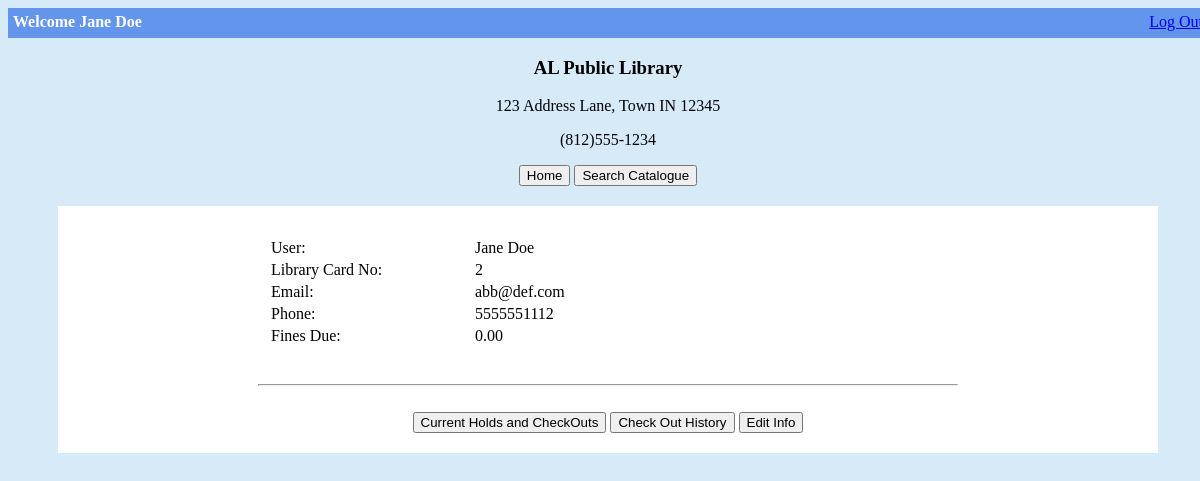
The app's page /webAppFiles/userInfo.php (signed in) with its own data.
### tables this page shows
CREATE TABLE `user` (
  `cardNo` int(6) NOT NULL,
  `firstName` varchar(30) NOT NULL,
  `lastName` varchar(30) NOT NULL,
  `phone` varchar(10) DEFAULT NULL,
  `email` varchar(30) DEFAULT NULL,
  `balance` decimal(6,2) DEFAULT '0.00',
  `password` varchar(20) DEFAULT NULL
);

### webAppFiles/userInfo.php (the view, shortened to what this page needs)
<!DOCTYPE html>
<html>
<head>
	</head>
<body>
	<div id="header">
		<div style = "float: left; margin: 5px;"><b>Welcome <?php echo htmlspecialchars($_SESSION['name']);?></b></div>
		<div style = "float: right; margin: 5px;"><a href="logout.php">Log Out</a></div>
	</div>
	<div id="container">
	<center>
		<h3>AL Public Library</h3>
		<p>123 Address Lane, Town IN 12345</p>
		<p>(812)555-1234</p>
		<button onclick ="location.href = '/libraryHome.php';">Home</button>
    	<button onclick = "location.href = '/searchCatalogue.php';">Search Catalogue</button>
	</center>
	<div id="mainInfo">
		<table style = "padding: 10px;">
			<tr>
				<td>User: </td>
				<td><?php
					echo htmlspecialchars($_SESSION['name']);
				?>
				</td>
			</tr>
			<tr>
				<td>Library Card No:</td>
				<td><?php
				echo htmlspecialchars($_SESSION['cardNo']);
				?></td>
			</tr>
			<tr>
				<td>Email:</td>
				<td><?php
				$con = mysqli_connect("localhost", "user", "password", "al_library_db");
				$sql = "SELECT email FROM user WHERE cardNo = " . $_SESSION['cardNo'];
				$result = mysqli_query($con, $sql);
				if($result == false){
				echo"Error: ".$con->error;
				}else{
				while($row = mysqli_fetch_array($result)){
					echo $row['email'];}
					}
				?></td>
			</tr>
			<tr>
				<td>Phone: </td>
				<td><?php
				$con = mysqli_connect("localhost", "user", "password", "al_library_db");
				$sql = "SELECT phone FROM user WHERE cardNo = " . $_SESSION['cardNo'];
				$result = mysqli_query($con, $sql);
				if($result == false){
				echo"Error: ".$con->error;
				}else{
				while($row = mysqli_fetch_array($result)){
					echo $row['phone'];}
					}
				?></td>
			</tr>
			<tr>
				<td>Fines Due:</td>
				<td><?php
				$con = mysqli_connect("localhost", "user", "password", "al_library_db");
				$sql = "SELECT balance FROM user WHERE cardNo = " . $_SESSION['cardNo'];
				$result = mysqli_query($con, $sql);
				if($result == false){
				echo"Error: ".$con->error;
				}else{
				while($row = mysqli_fetch_array($result)){
					echo $row['balance'];}
					}
				?></td>
			</tr>
		</table>
		<br/>
		<hr/>
		<br/>
		<form>
			<center>
			<button type = "button" onclick = "location.href = '/current.php'">Current Holds and CheckOuts</button>
			<button type = "button" onclick = "location.href = '/history.php'">Check Out History</button>
			<button type = "button" onclick = "location.href = 'editUser.php'">Edit Info</button>
			</center>
		</form>
	</div>
	</div>
</body>
</html>

### webAppFiles/userInfo.php (style rules this page uses)
#header { width:100%; height:30px; color: white; padding:none; margin:none; border:none; text-align: center; background-color: #6495ED; }
body { background-color: #D6EAF8; padding: none; margin:none; border:none; width:100%; height: 1000px; }
#mainInfo { background-color:white; padding: 20px 200px; margin: 20px 50px; }
td { width: 200px; }

### records on screen
user: email "abb@def.com", phone "5555551112", balance "0.00"

### other values on screen
$_SESSION['name'] "Jane Doe"
$_SESSION['cardNo'] "2"
